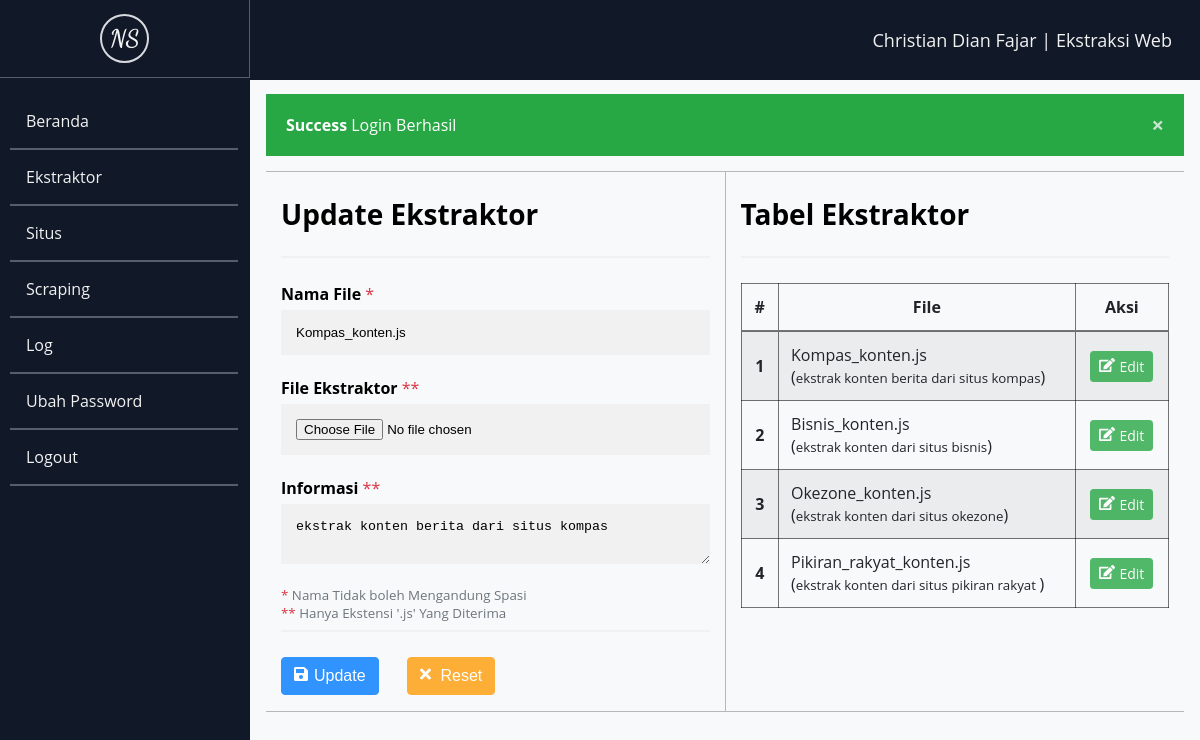
Page /ekstraktor/index/8 (signed in) on the committed database.
### tables this page shows
CREATE TABLE `ekstraktor` (
  `id` int(11) NOT NULL,
  `nama` varchar(64) NOT NULL,
  `lokasi` varchar(64) NOT NULL,
  `info` text NOT NULL,
  `situs_id` int(11) DEFAULT NULL
);

### app/lib/helpers.php (called while the page is built, shortened)
<?php
function url($param = '')
{
    $url = ((isset($_SERVER['HTTPS']) && $_SERVER['HTTPS'] == "on") ? "https" : "http");
    $url .= "://" . $_SERVER['HTTP_HOST'];
    $url .= str_replace(basename($_SERVER['SCRIPT_NAME']), "", $_SERVER['SCRIPT_NAME']);
    return $url . $param;
}
function view($view, $data = [])
{
    require_once 'app/views/' . $view . '.php';
}
function getIndex()
{
    if (isset($_GET['url'])) {
        $url = rtrim($_GET['url'], '/');
        $url = filter_var($url, FILTER_SANITIZE_URL);
        $url = explode('/', $url);
        return end($url);
    }
}

### app/controllers/Ekstraktor.php (called while the page is built, shortened)
<?php
class Ekstraktor extends Controller
{
    public function index()
    {
        $data['ekstraktor'] = $this->db->get('ekstraktor');
        if ($index = getIndex()) {
            $data += ['byId' => $this->db->getWhere('ekstraktor', ['id' => $index])];
        }
        view('ekstraktor/index', $data);
    }
}

### app/core/App.php (called while the page is built, shortened)
<?php
class App
{
    protected $controller = 'Home';
    protected $method = 'index';
    protected $params = [];
    public function __construct()
    {
        $url = $this->parse();
        $url[0] = isset($url[0]) ? ucfirst($url[0]) : $this->controller;
        if (file_exists('app/controllers/' . $url[0] . '.php')) {
            $this->controller = $url[0];
            unset($url[0]);
        }
        $this->controller = new $this->controller;
        if (isset($url[1])) {
            if (method_exists($this->controller, $url[1])) {
                $this->method = $url[1];
                unset($url[1]);
            }
        }
        if (!empty($url)) {
            $this->params = array_values($url);
        }
        call_user_func_array([$this->controller, $this->method], $this->params);
    }
    public function parse()
    {
        if (isset($_GET['url'])) {
            $url = rtrim($_GET['url'], '/');
            $url = filter_var($url, FILTER_SANITIZE_URL);
            $url = explode('/', $url);
            return $url;
        }
        return false;
    }
}

### index.php (called while the page is built, shortened)
<?php
$app = new App;

### app/core/Database.php (called while the page is built, shortened)
<?php
class Database
{
    public $conn;
    public function __construct()
    {
        $this->conn = mysqli_connect(HOST, USER, PASS, DBNAME);
    }
    public function get($table = '')
    {
        $query = "SELECT * FROM $table";
        $execQuery = mysqli_query($this->conn, $query);
        $data = [];
        while ($row = mysqli_fetch_assoc($execQuery)) {
            $data[] = $row;
        }
        return $data;
    }
    public function getWhere($table = '', $where = [], $operator = false)
    {
        $query = "SELECT * FROM $table ";
        if ($operator) {
            $query .= "WHERE ";
            foreach ($where as $k => $v) {
                $query .= "$k='$v' $operator ";
            }
            $query = trim(rtrim(trim($query), $operator));
        } else {
            $query .= "WHERE ";
            foreach ($where as $k => $v) {
                $query .= "$k='$v'";
                break;
            }
        }
        $execQuery = mysqli_query($this->conn, $query);
        $data = [];
        while ($row = mysqli_fetch_assoc($execQuery)) {
            $data[] = $row;
        }
        if (count($data) == 1) {
            $data = $data[0];
        }
        return $data;
    }
}

### app/views/ekstraktor/index.php (the view, shortened to what this page needs)
<div class="content">
    <div class="container">
        <div class="row border-top border-bottom">
            <div class="col border-right">
                <?php if (empty($byId)) : ?>
                    <form action="<?= url('ekstraktor/create'); ?>" class="form" method="POST" enctype="multipart/form-data">
                        <h2 class="content-title">Tambah Ekstraktor</h2>
                        <hr>
                        <label for="filename">
                            <b>Nama File</b> <span class="text-danger">*</span>
                        </label>
                        <input type="text" placeholder="Contoh : example_link" name="filename" id="filename" pattern="[^\s]+" required>
                        <label for="ekstraktor">
                            <b>File Ekstraktor</b> <span class="text-danger">**</span>
                        </label>
                        <input type="file" name="ekstraktor" id="ekstraktor" required>
                        <label for="info">
                            <b>Informasi</b> <span class="text-danger">**</span>
                        </label>
                        <textarea name="info" id="info" placeholder="Contoh : File digunakan untuk mengekstrak link situs tujuan" required></textarea>
                        <small class="text-muted">
                            <span class="text-danger">*</span> Nama Tidak boleh Mengandung Spasi</small>
                        <br>
                        <small class="text-muted">
                            <span class="text-danger">**</span> Hanya Ekstensi '.js' Yang Diterima</small>
                        <hr>
                        <div class="d-flex w-50">
                            <button type="submit" class="btn btn-primary btn-submit">Tambah</button>
                            <button type="reset" class="btn btn-warning btn-reset">Reset</button>
                        </div>
                    </form>
                <?php else : ?>
                    <form action="<?= url('ekstraktor/update/' . getIndex()); ?>" class="form" method="POST" enctype="multipart/form-data">
                        <h2 class="content-title">Update Ekstraktor</h2>
                        <hr>
                        <label for="filename">
                            <b>Nama File</b> <span class="text-danger">*</span>
                        </label>
                        <input type="text" placeholder="Contoh : example_link" name="filename" id="filename" pattern="[^\s]+" value="<?= $byId['nama']; ?>" required>
                        <label for="ekstraktor">
                            <b>File Ekstraktor</b> <span class="text-danger">**</span>
                        </label>
                        <input type="file" name="ekstraktor" id="ekstraktor" required>
                        <label for="info">
                            <b>Informasi</b> <span class="text-danger">**</span>
                        </label>
                        <textarea name="info" id="info" placeholder="Contoh : File digunakan untuk mengekstrak link situs tujuan" required><?= $byId['info']; ?></textarea>
                        <small class="text-muted">
                            <span class="text-danger">*</span> Nama Tidak boleh Mengandung Spasi</small>
                        <br>
                        <small class="text-muted">
                            <span class="text-danger">**</span> Hanya Ekstensi '.js' Yang Diterima</small>
                        <hr>
                        <div class="d-flex w-50">
                            <button type="submit" class="btn btn-primary btn-submit">Update</button>
                            <button type="reset" class="btn btn-warning btn-reset">Reset</button>
                        </div>
                    </form>
                <?php endif; ?>
            </div>
            <div class="col">
                <h2 class="content-title">Tabel Ekstraktor</h2>
                <hr>
                <table class="table">
                    <thead>
                        <tr>
                            <th scope="col">#</th>
                            <th scope="col">File</th>
                            <th scope="col">Aksi</th>
                        </tr>
                    </thead>
                    <tbody>
                        <?php $i = 0; ?>
                        <?php foreach ($ekstraktor as $e) : ?>
                            <tr>
                                <th scope="row"><?= ++$i ?></th>
                                <td><?= $e['nama']; ?> <br>(<small><?= $e['info']; ?></small>)</td>
                                <td class="button-td">
                                    <a href="<?= url('ekstraktor/index/' . $e['id']) ?>" class="btn btn-sm btn-success btn-edit">Edit</a>
                                </td>
                            </tr>
                        <?php endforeach; ?>
                    </tbody>
                </table>
            </div>
        </div>
    </div>
</div>

### public/css/style.css (style rules this page uses)
* { box-sizing: border-box; }
body { font-family: Open Sans, sans-serif; margin: 0; padding: 0; }
a { text-decoration: none; }
.border-right { border-right: 1px solid #64646471 !important; }
.border-top { border-top: 1px solid #64646471 !important; }
.border-bottom { border-bottom: 1px solid #64646471 !important; }
.container { margin-left: auto; margin-right: auto; padding-left: 15px; padding-right: 15px; width: 100%; }
.content { background-color: #f8f9fa !important; }
.content-title { font-size: 28; }
div.content { margin-left: 250px; min-height: 1000px; padding: 1px 16px; }
.form input[type="text"], .form input[type="password"], .form input[type="file"] { background: #f1f1f1; border: none; display: block; margin: 5px 0 22px 0; padding: 15px; width: 100%; }
.form textarea { background: #f1f1f1; border: none; display: block; margin: 5px 0 22px 0; overflow: auto; padding: 15px; resize: vertical; width: 100%; }
hr { border: 1px solid #f1f1f1; margin-bottom: 25px; }
.btn { background-color: transparent; border: 1px solid transparent; border-radius: 0.25rem; color: #212529; cursor: pointer; display: inline-block; font-size: 1rem; font-weight: 400; line-height: 1.5; -moz-user-select: none; opacity: 0.8; padding: 0.375rem 0.75rem; text-align: center; transition: color 0.15s ease-in-out, background-color 0.15s ease-in-out, border-color 0.15s ease-in-out, box-shadow 0.15s ease-in-out; user-select: none; vertical-align: middle; -webkit-user-select: none; }
.btn-submit:before { background: url("../img/icons/save.svg") no-repeat; content: ""; display: block; filter: invert(100); float: left; height: 1rem; margin: 0.1rem 0.25rem 0 0; width: 1rem; }
.btn-edit:before { background: url("../img/icons/edit.svg") no-repeat; content: ""; display: block; filter: invert(100); float: left; height: 1rem; margin: 0.1rem 0.25rem 0 0; width: 1rem; }
.btn-reset:before { background: url("../img/icons/times.svg") no-repeat; content: ""; display: block; filter: invert(100); float: left; height: 1rem; margin: 0.1rem 0.25rem 0 0; width: 1rem; }
.btn-primary { background-color: #007bff; border-color: #007bff; color: #fff; }
.btn-success, .alert.success { background-color: #28a745; border-color: #28a745; color: #fff; }
.btn-warning { background-color: #ff9c07; border-color: #ff9c07; color: #fff; }
.btn-sm.btn { border-radius: 0.2rem; font-size: 0.875rem; line-height: 1.5; padding: 0.25rem 0.5rem; }
.d-flex { display: flex !important; flex-direction: row; justify-content: space-between; }
.w-50 { width: 50%; }
.table { border: 1px solid rgba(0, 0, 0, 0.534); border-collapse: collapse; color: #212529; margin-bottom: 1rem; width: 100%; }
.table th, .table td { border: 1px solid rgba(0, 0, 0, 0.534); padding: 0.75rem; vertical-align: middle; }
.table thead th { border-bottom: 2px solid rgba(0, 0, 0, 0.534); vertical-align: bottom; }
.table td.button-td { text-align: center; }
.table tbody tr:nth-of-type(odd) { background-color: rgba(0, 0, 0, 0.05); }
.row { display: flex; display: -ms-flexbox; flex-wrap: wrap; margin-left: -15px; margin-right: -15px; -ms-flex-wrap: wrap; }
.col { flex-basis: 0; flex-grow: 1; max-width: 100%; padding-left: 15px; padding-right: 15px; position: relative; width: 100%; }
.text-danger { color: #dc3545 !important; }
.text-muted { color: #6c757d !important; }

### rows in the picture
ekstraktor: filename "Kompas_konten.js", info "ekstrak konten berita dari situs kompas", nama "Kompas_konten.js"
ekstraktor: nama "Bisnis_konten.js", info "ekstrak konten dari situs bisnis"
ekstraktor: nama "Okezone_konten.js", info "ekstrak konten dari situs okezone"
ekstraktor: nama "Pikiran_rakyat_konten.js", info "ekstrak konten dari situs pikiran rakyat"

### other values in the picture
$notif['type'] "Success"
$notif['msg'] "Login Berhasil"
